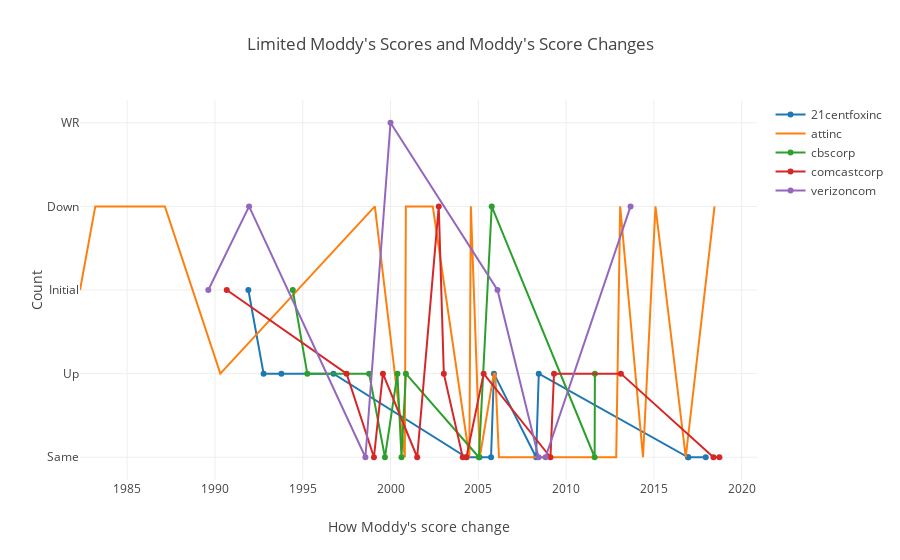

Notebook code cell kept with this figure:
### Code cell
labels = ['Television', 'Newspaper', 'Internet']

trace1 = go.Scatter(x = moody[moody['Company']=='21st Century Fox America']["Effective Date"], 
                y = moody[moody['Company']=='21st Century Fox America']['Change'],
                name = '21centfoxinc')
trace2 = go.Scatter(x = moody[moody['Company']=='AT&T Corp']["Effective Date"], 
                y = moody[moody['Company']=='AT&T Corp']['Change'],
                name = 'attinc')
trace3 = go.Scatter(x = moody[moody['Company']=='CBS Corp']["Effective Date"], 
                y = moody[moody['Company']=='CBS Corp']['Change'],
                name = 'cbscorp')
trace4 = go.Scatter(x = moody[moody['Company']=='Comcast Corp']["Effective Date"], 
                y = moody[moody['Company']=='Comcast Corp']['Change'],
                name = 'comcastcorp')                
trace5 = go.Scatter(x = moody[moody['Company']=='Verizon Communications Inc']["Effective Date"], 
                y = moody[moody['Company']=='Verizon Communications Inc']['Change'],
                name = 'verizoncom')                                

data = [trace1,trace2,trace3,trace4,trace5]


iplot({
    "data":data,
    "layout":go.Layout(title="Limited Moddy's Scores and Moddy's Score Changes ", 
                       xaxis={'title':"How Moddy's score change"}, 
                       yaxis={'title':'Count'})})

### Figure 1 — Plotly figure (JSON) as saved in the notebook; plotly's stock layout.template omitted (floating-point values rounded to 4 significant figures)
{"data": [{"name": "21centfoxinc", "type": "scatter", "uid": "fc97b654-f857-11e8-a348-d46d6dd18516", "x": ["2017-12-14", "2016-12-15", "2016-12-12", "2008-06-11", "2008-04-16", "2005-11-21", "2005-09-22", "2005-01-25", "2004-04-26", "1996-10-01", "1993-10-14", "1992-10-09", "1991-11-27"], "y": ["Same", "Same", "Same", "Up", "Same", "Up", "Same", "Same", "Same", "Up", "Up", "Up", "Initial"]}, {"name": "attinc", "type": "scatter", "uid": "fc97b655-f857-11e8-bebc-d46d6dd18516", "x": ["2018-06-15", "2016-10-24", "2015-02-02", "2014-05-19", "2013-01-29", "2012-11-08", "2011-12-20", "2011-03-21", "2006-07-27", "2006-03-06", "2005-12-19", "2005-11-18", "2005-01-31", "2004-07-29", "2004-06-28", "2002-05-29", "2001-10-25", "2000-11-15", "2000-10-25", "1999-02-09", "1990-04-23", "1987-02-25", "1986-02-07", "1983-03-10", "1982-04-26"], "y": ["Down", "Same", "Down", "Same", "Down", "Same", "Same", "Same", "Same", "Same", "Up", "Up", "Same", "Down", "Same", "Down", "Down", "Down", "Same", "Down", "Up", "Down", "Down", "Down", "Initial"]}, {"name": "cbscorp", "type": "scatter", "uid": "fc97b656-f857-11e8-a058-d46d6dd18516", "x": ["2011-08-22", "2011-08-17", "2005-10-06", "2005-01-12", "2000-11-16", "2000-08-16", "2000-05-24", "1999-09-07", "1998-10-13", "1995-04-06", "1994-06-08"], "y": ["Up", "Same", "Down", "Same", "Up", "Same", "Up", "Same", "Up", "Up", "Initial"]}, {"name": "comcastcorp", "type": "scatter", "uid": "fc97b657-f857-11e8-88cc-d46d6dd18516", "x": ["2018-09-24", "2018-05-23", "2013-02-13", "2009-04-24", "2009-02-09", "2005-04-21", "2004-04-28", "2004-02-11", "2003-01-14", "2002-09-30", "2001-07-09", "1999-07-27", "1999-01-21", "1997-07-01", "1990-09-04"], "y": ["Same", "Same", "Up", "Up", "Same", "Up", "Same", "Same", "Up", "Down", "Same", "Up", "Same", "Up", "Initial"]}, {"name": "verizoncom", "type": "scatter", "uid": "fc97b658-f857-11e8-a1d4-d46d6dd18516", "x": ["2013-09-02", "2008-10-29", "2008-06-06", "2006-02-03", "2000-01-01", "1998-07-28", "1991-12-12", "1989-08-16"], "y": ["Down", "Same", "Same", "Initial", "WR", "Same", "Down", "Initial"]}], "layout": {"title": "Limited Moddy's Scores and Moddy's Score Changes ", "xaxis": {"title": "How Moddy's score change"}, "yaxis": {"title": "Count"}}}
